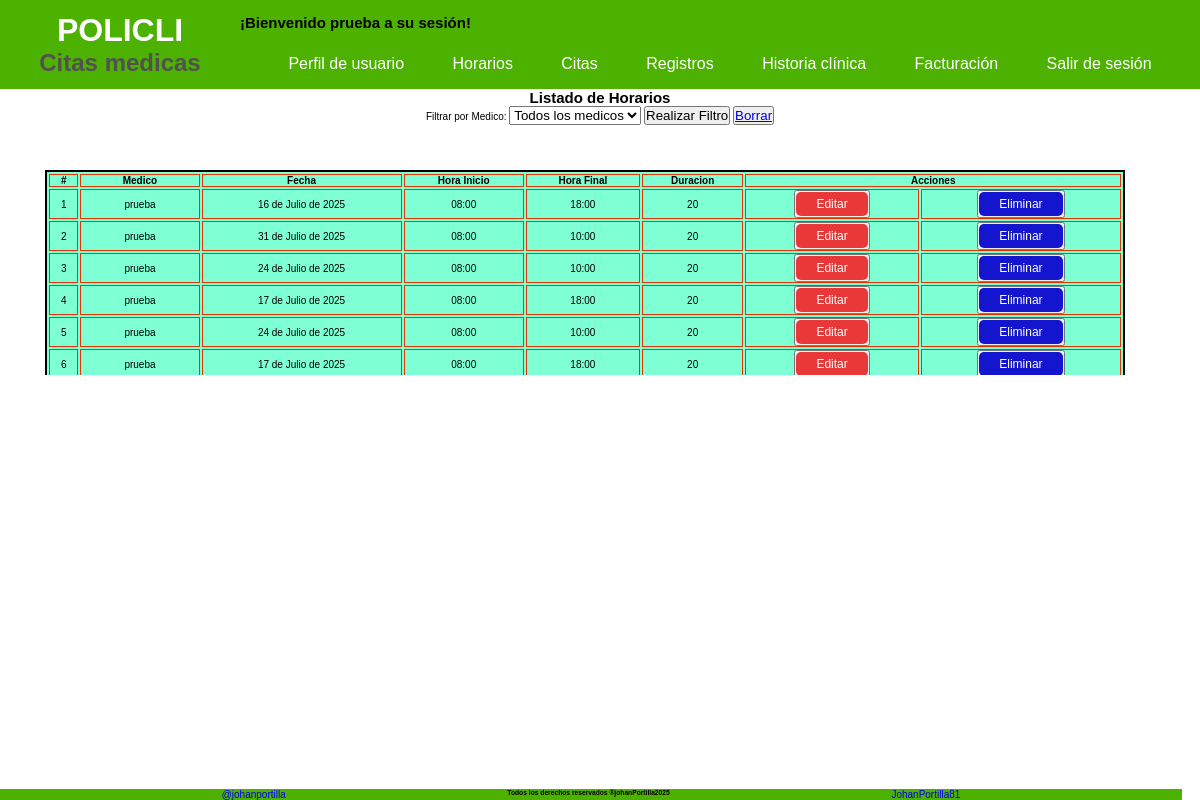
The app's page /sesion/listar/horarios/ (signed in), older data.
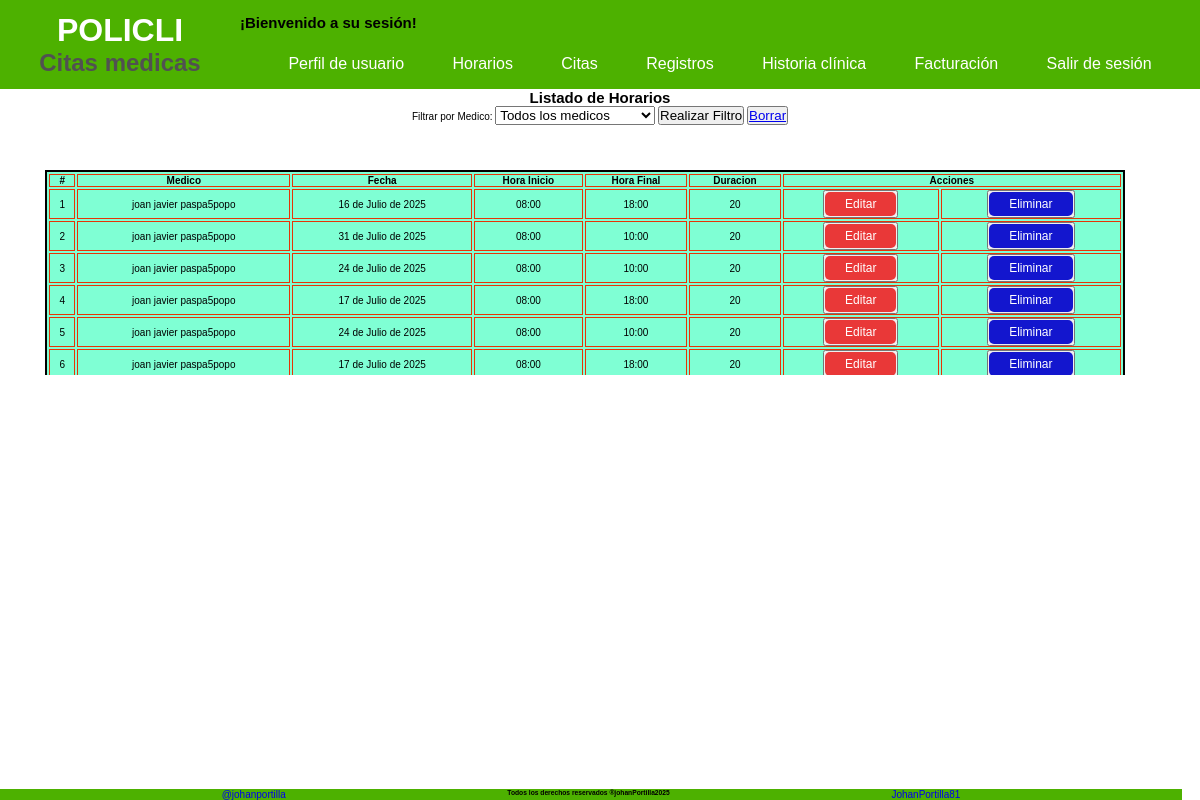
The same page, newer data.
### Aplicaciones/Inicio/models.py (models this page shows, shortened)
class CreacionUser(AbstractUser):
    class Tipo_User(models.TextChoices):
        ADMIN = 'Administrador',
        PACIENTE = 'Paciente'
        MEDICO = 'Medico'
        RECEPCION = 'Recepcionista'
    class Tipo_id(models.TextChoices):
        CEDULA = 'Cédula'
        TARJETA_ID= 'Tarjeta Identidad'
        CED_EXT = 'Cédula Extranjería'
        PASAPORTE = 'Pasaporte'
    tipo_id = models.CharField( max_length=20 ,choices = Tipo_id.choices, default = Tipo_id.CEDULA, verbose_name='Tipo de documento'  )
    numero_id = models.PositiveBigIntegerField(null=False, blank=False,  verbose_name='Numero de identificación', unique=True, default=0)
    telefono = models.PositiveBigIntegerField(null= False, blank= False, verbose_name='Teléfono', default=0)
    tipo_usuario = models.CharField(max_length=20, choices = Tipo_User.choices, default = Tipo_User.PACIENTE, verbose_name='Tipo Usuario')
    fecha_actualizacion = models.DateTimeField (auto_now=True, verbose_name='Ultima Actualización')
    nombre_completo= models.CharField(max_length = 100, null=False, blank= False, verbose_name='Nombre completo')
    cambiar_contrasena = models.BooleanField(default=True, verbose_name='Cambiar contraseña')

class CrearHorario(models.Model):
    id_usuario = models.ForeignKey(CreacionUser, on_delete= models.CASCADE, verbose_name='Medico')
    fecha = models.DateField(null=False, blank=False, verbose_name='Fecha de horario')
    hora_inicio = models.TimeField(null=False, blank=False, default= '08:00', verbose_name='Hora de inicio')# type: ignore
    hora_final = models.TimeField(null=False, blank=False, default= '18:00', verbose_name='Hora de final') # type: ignore
    duracion = models.IntegerField(null=False, blank=False, default= 20, verbose_name='Duración de Cita')
    fecha_registro = models.DateTimeField(auto_now_add=True)
    fecha_actualizacion = models.DateTimeField(auto_now=True)

### Aplicaciones/Inicio/views.py (the view)
@login_required
def listar_horarios_medicos(request):
    medico = request.GET.get('medico')
    id_medico = CreacionUser.objects.filter(tipo_usuario = 'Medico') # type: ignore
    horario = CrearHorario.objects.all()
    if medico:
        horario = CrearHorario.objects.filter(id_usuario = medico)
    data = {
        'titulo':'Listado de cuentas',
        'horarioMed': horario,
        'medicos': id_medico,
    }
    return render(request, 'sesiones/listar_horarios.html', data)

### templates/sesiones/listar_horarios.html (shortened to what this page needs)
{% extends 'index.html' %}
{% block contenido1 %}
<div style="display: flex; flex-direction: column; align-items: center;">
    <h2>Listado de Horarios</h2>
<div>
    <form method="GET" action="">
        <label for="medico">Filtrar por Medico:</label>
        <select name="medico" id="medico.id">
            <option value="">Todos los medicos</option>
        </select>
        <button type="submit">Realizar Filtro</button>
        <button>
            <a class="" href="{% url 'Lista_Horarios' %}">Borrar</a>
        </button>
    </form>
</div>
<div style="height: 250px; overflow-y: scroll; width: 100%;">
    <table class="table-admin" style="width:90%; ">
        <thead>
            <tr>
                <th>#</th>
                <th>Medico</th>
                <th>Fecha</th>
                <th>Hora Inicio</th>
                <th>Hora Final</th>
                <th>Duracion</th>
                <th colspan="2">Acciones</th>
            </tr>
        </thead>
        <tbody>
            {% for hora in horarioMed %}
            <tr>
                <td>{{ forloop.counter}}</td>
                <td>{{hora.id_usuario.nombre_completo}}</td>
                <td>{{hora.fecha}}</td>
                <td>{{hora.hora_inicio}}</td>
                <td>{{hora.hora_final}}</td>
                <td>{{hora.duracion}}</td>
                <td>
                    <button>
                        <a href="{% url 'Editar_Horarios' hora.id %}" class="btn-primary">Editar</a>
                    </button>
                </td>
                <td>
                    <button>
                        <a href="" class="btn-secundary">Eliminar</a>
                    </button>
                </td>
            </tr>
            {% endfor %}
        </tbody>
    </table>
</div>
</div>
{% endblock %}

### templates/bloques/navbar_sesion.html (shortened to what this page needs)
<header class="header">
    <div class="navbar__container">
        <div>
            <h1 class="navbar__title">
                POLICLI
                <span class="navbar__subtitle">Citas medicas</span>
            </h1>
        </div>
        <div class="navbar-sesion">
            <h2 class="titulo__sesion">¡Bienvenido {{ user.nombre_completo }} a su sesión!</h2>
            <nav class="navbar-sesion__container">
                <ul class="navbar-sesion__list--first">
                    <li class="navbar-sesion__item">
                        <a href="{% url 'Principal' %}" class="navbar__link">Perfil de usuario</a>
                    </li>
                    <li class="navbar-sesion__item">
                        <a href="#" class="navbar__link">Horarios</a>
                    </li>
                    <li class="navbar-sesion__item">
                        <a href="#" class="navbar__link">Citas</a>
                    </li>
                    <li class="navbar-sesion__item"><a href="#" class="navbar__link">Registros</a>
                    </li>
                    <li class="navbar-sesion__item"><a href="#" class="navbar__link">Historia clínica</a>
                    </li>
                    <li class="navbar-sesion__item"><a href="#" class="navbar__link">Facturación</a></li>
                    <li class="navbar-sesion__item">
                        <a href="{% url 'Sesion_Cerrada' %}" class="navbar__link">Salir de sesión</a>
                    </li>
                </ul>
            </nav>
        </div>
    </div>
</header>

Row changes from the older to the newer data that the page shows:
no longer on this page (row edited): CreacionUser: nombre_completo "prueba"
changed through a linked row, CrearHorario "16 de Julio de 2025": id_usuario.nombre_completo "prueba" → "joan javier paspa5popo"
changed through a linked row, CrearHorario "31 de Julio de 2025": id_usuario.nombre_completo "prueba" → "joan javier paspa5popo"
changed through a linked row, CrearHorario (number 3 of 6 on the later page): id_usuario.nombre_completo "prueba" → "joan javier paspa5popo"
changed through a linked row, CrearHorario (number 4 of 6 on the later page): id_usuario.nombre_completo "prueba" → "joan javier paspa5popo"
changed through a linked row, CrearHorario (number 5 of 6 on the later page): id_usuario.nombre_completo "prueba" → "joan javier paspa5popo"
changed through a linked row, CrearHorario (number 6 of 6 on the later page): id_usuario.nombre_completo "prueba" → "joan javier paspa5popo"
